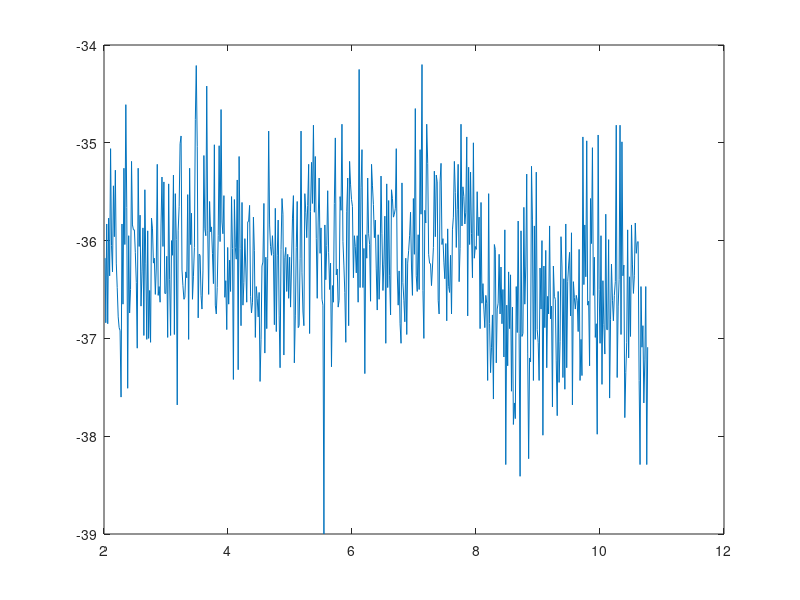

MATLAB code to generate this figure: (Note: this script raises an error after producing the figure.)
close all;
clear all;
clc;

Data1 = csvread('newtestamaliestuff5.csv');
Data1(:,2) = Data1(:,2);

Data1(:,1) = Data1(:,1)/1000;

plot(Data1(:,1),Data1(:,2))

figure;

format long

fs = 66.6;
fm = fs/2;
ns = 20000;
w = linspace(1,2*pi*fm,ns);
f = w/(2*pi);
wd = w/(2*fm);
s = tf('s');
z = tf('z');
H = 1.5340*10^9/(s^4+517.15*s^3+1.337235496*10^5*s^2+2.025521405*10^7*s+1.534053889*10^9)
bodeplot(H)
figure;
%% LOWPASS FILTER

  %Hs = (8.5009000*10^7*z^4+3.40036000*10^8*z^3+5.10054000*10^8*z^2+3.40036000*10^8*z+8.5009000*10^7)/(6.409741674*10^8*z^4+2.89405884*10^8*z^3+3.528825092*10^8*z^2+6.2981316*10^7*z+1.389052340*10^7)
  %Hs = (4.0996000*10^7*z^4+1.63984000*10^8*z^3+2.45976000*10^8*z^2+1.63984000*10^8*z+4.0996000*10^7)/(4.360218108*10^8*z^4+2.370653600*10^5*z^3+2.11920835*10^8*z^2+49717.36000*z+7.704136840*10^6)
%   30ms Hs = (4.099576169*10^7*z^4+1.639830468*10^8*z^3+2.459745701*10^8*z^2+1.639830468*10^8*z+4.099576169*10^7)/(3.08565976*10^8*z^4+1.400767645*10^8*z^3+1.700925742*10^8*z^2+3.049578912*10^7*z+6.701083335*10^6)
  Hs = (3.83500000*10^8*z^4+1.534000000*10^9*z^3+2.301000000*10^9*z^2+1.534000000*10^9*z+3.83500000*10^8)/(2.038443785*10^9*z^4+1.955484495*10^9*z^3+1.586493482*10^9*z^2+4.80579825*10^8*z+7.5213969*10^7)
  [num,den] = tfdata(Hs);
  num = num{1}/(2.038e09);
  den = den{1}/(2.038e09);
 H = tf(num, den, 0.015, 'variable', 'z^-1')
den

 H_freq = freqz(num, den, wd);
 magdb = 20*log10(abs(H_freq));

%bodeplot(Hs)
% 
semilogx(f, magdb)
% 
 grid;
 figure;

%% Test filter algorithm
BUF0 = 0;
BUF1 = 0;
BUF2 = 0;
BUF3 = 0;
BUF4 = 0;

a1 = 0.9595;
a2 = 0.7785;
a3 = 0.2358;
a4 = 0.03691;


b0 = 0.1882;
b1 = 0.7527;
b2 = 1.129;
b3 = 0.7527;
b4 = 0.1882;


input = Data1(:,2);
output = zeros(572,1);
for i=1:572
   BUF0 = input(i) - (a1*BUF1 + a2*BUF2 + a3*BUF3 + a4*BUF4);
   output(i) = BUF0*b0 + b1*BUF1 + b2*BUF2 + b3*BUF3 + b4*BUF4;
   BUF4 = BUF3;
   BUF3 = BUF2;
   BUF2 = BUF1;
   BUF1 = BUF0;
end

plot(Data1(:,1),Data1(:,2), 'b',Data1(:,1),output, 'r')

figure;
%scatter(Data1(:,2),output)

%% FFT without filter
% scatter(Data1(:,2),Data1(:,1));
% figure;
% 
 input = Data1(:,2);
 
 %input_fft = mag2db(abs(fft(input)));
 input_fft = mag2db(2/length(input)*abs(fft(input)));
 freq = linspace(0,33.3,length(input_fft));
plot(freq,input_fft);
 figure;
% %spectrogram(input,hamming(20),19,100,40,'yaxis') %fft for hvert sekund (40)
% 
% figure;

%% Make it B-E-Autiful
%plot(Data1(:,1),Data1(:,2)) %Original data
%bodemag(H)
semilogx(f, magdb)
%plot(freq,input_fft)
%xlim([-.2 16.66])
%legend('Measured data', 'Location', 'northwest' )
%semilogx(f, magdb)

ylim([-50 1])

%Title and axis labels added

title('Frequency Response of Filter', 'fontsize', 13)
xlabel('Frequency [Hz]', 'fontsize', 12)
ylabel('Magnitude [dB]','fontsize', 12)

grid on;
set(gca,'GridLineStyle',':', 'GridColor', 'k', 'GridAlpha', .6)

%% FFT with filter
 inputfilter = output;
% 
% %input_fft = mag2db(abs(fft(input)));
 input_fft = mag2db(2/length(inputfilter)*abs(fft(inputfilter)));
 freq = linspace(0,40,length(input_fft));
 plot(freq,input_fft);
 figure;
% spectrogram(output,hamming(20),19,100,40,'yaxis') %fft for hvert sekund (40)
% 
% %figure;
% 
% %plot(Data1(:,2),Data1(:,1),Data1(:,2),output, 'r')
% %figure;

